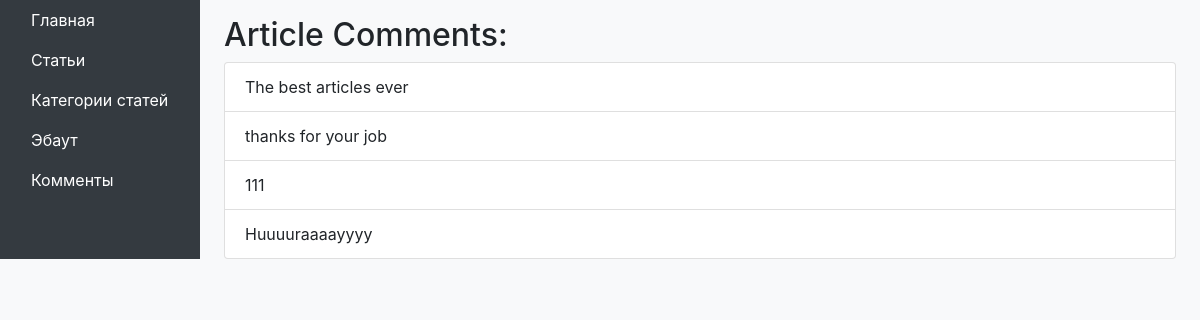
Before: /articles/comments/ with the older database file.
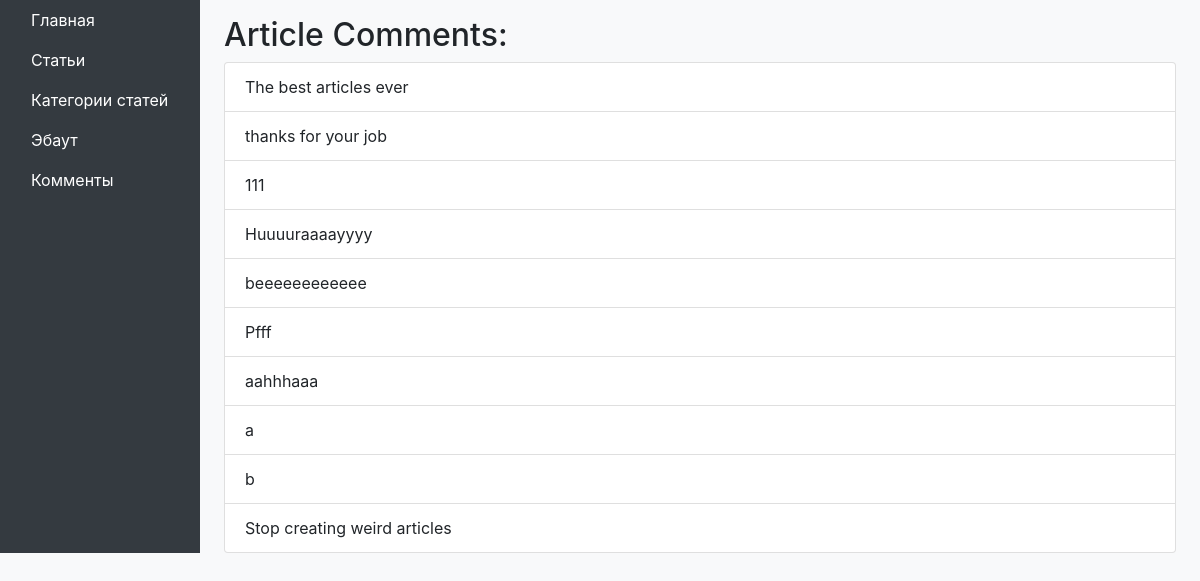
After: the same page with the newer database file.
### django_blog/articles/models.py (models this page shows)
class ArticleComment(models.Model):
    content = models.CharField('content', max_length=100)

### django_blog/articles/views.py (the view)
# urls.py: path('comments/', views.ArticleCommentView.as_view(), name='comments_index')
class ArticleCommentView(View):
    def get(self, request, *args, **kwargs):
        comments = ArticleComment.objects.all()[5:]
        return render(
            request,
            'articles/comments.html',
            {'comments': comments}
        )

### django_blog/templates/articles/comments.html (shortened to what this page needs)
{% extends "base.html" %}
{% block content %}
    {% if comments %}
        <div class="article-comments-container">
            <h2>Article Comments:</h2>
            <ul class="list-group">
                {% for comment in comments %}
                    <li class="list-group-item">{{ comment.content }}</li>
                {% endfor %}
            </ul>
        </div>
    {% endif %}
{% endblock %}

Changed rows visible on the page:
added ArticleComment: content "beeeeeeeeeeee"
added ArticleComment: content "Pfff"
added ArticleComment: content "aahhhaaa"
added ArticleComment: content "a"
added ArticleComment: content "b"
added ArticleComment: content "Stop creating weird articles"
